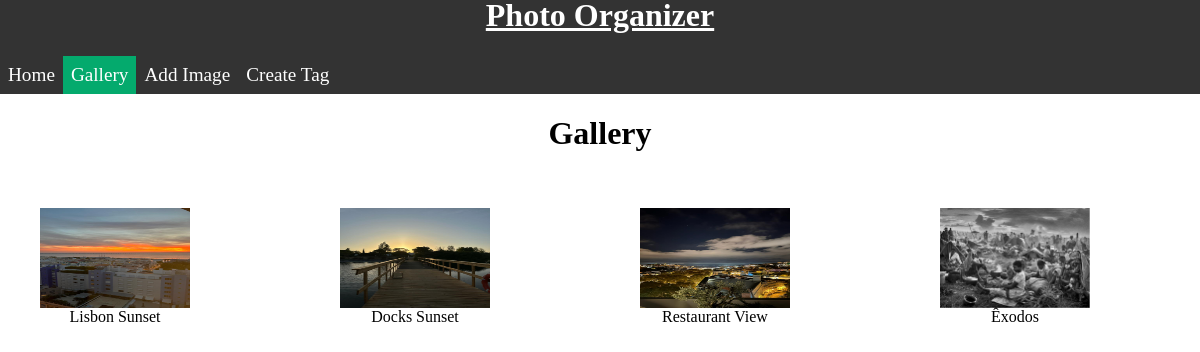
The page /gallery/ on the database as committed earlier.
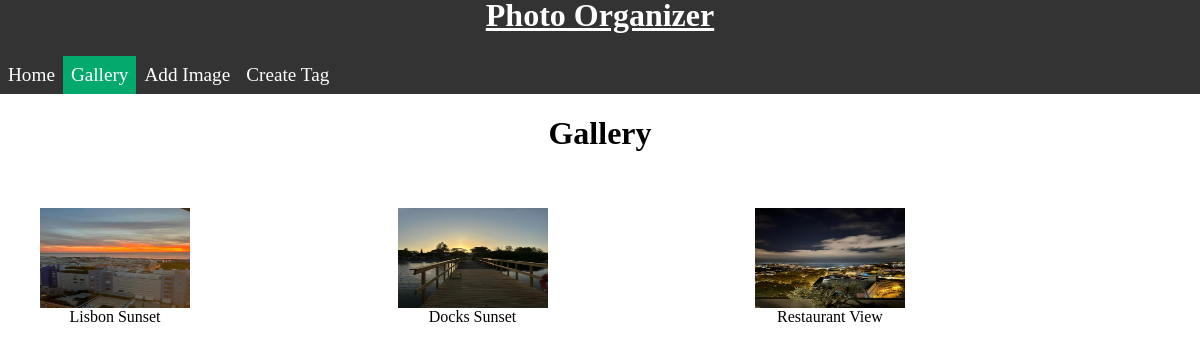
The same page on the database as committed later.
### photos/models.py (models this page shows, shortened)
class Image(models.Model):
    image = models.ImageField(blank= False)
    title = models.CharField(max_length= 40, blank= False, unique= True)
    tags = models.ManyToManyField(Tag, blank= True)

### photos/views.py (the view)
# urls.py: path('gallery/', gallery_view, name= 'gallery'),
def gallery_view(request):
    images = Image.objects.all()
    return render(request, 'gallery.html', {'images': images})

### gallery/templates/gallery.html (shortened to what this page needs)
{% load static %}
<!DOCTYPE html>
<html>
    <head>
        <link rel="stylesheet" href="{% static 'style.css' %}">
    </head>
    <div class="navigation">
        <h1 class="title">Photo Organizer</h1>
        <nav>
            <ul>
                <li><a href="/">Home</a></li>
                <li><a href="/gallery"  class="active">Gallery</a></li>
                <li><a href="/create">Add Image</a></li>
                <li><a href="/tag">Create Tag</a></li>
            </ul>
        </nav>
    </div>
    <body>
        <h1>Gallery</h1>
        <br>
        <div class="image-view">
            {% for image in images %}
                <figure>
                    <img src = '{{image.image.url}}'  alt={{image.title}} height="100px" width="150px" style="display: grid;">
                    <figcaption>{{image.title}}</figcaption>
                </figure>
            {% endfor %}
        </div>
    </body>

Rows that differ between the two databases and show on the page:
removed Image: image (picture), title "Êxodos"
